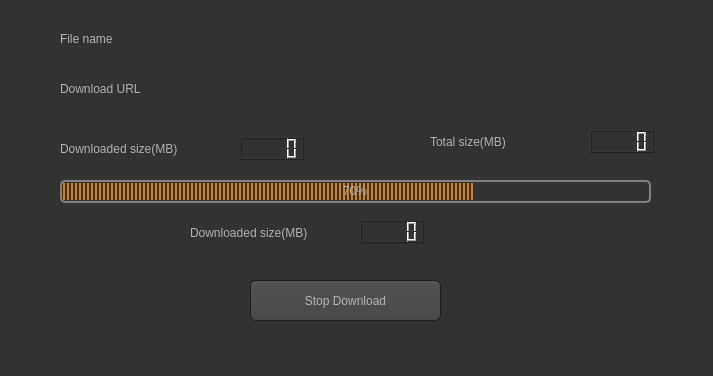
<?xml version="1.0" encoding="UTF-8"?>
<ui version="4.0">
 <class>MainWindow</class>
 <widget class="QMainWindow" name="MainWindow">
  <property name="geometry">
   <rect>
    <x>0</x>
    <y>0</y>
    <width>713</width>
    <height>376</height>
   </rect>
  </property>
  <property name="windowTitle">
   <string>MainWindow</string>
  </property>
  <property name="styleSheet">
   <string notr="true">QToolTip
{
     border: 1px solid black;
     background-color: #ffa02f;
     padding: 1px;
     border-radius: 3px;
     opacity: 100;
}

QWidget
{
    color: #b1b1b1;
    background-color: #323232;
}

QTreeView, QListView
{
    background-color: silver;
    margin-left: 5px;
}

QWidget:item:hover
{
    background-color: QLinearGradient( x1: 0, y1: 0, x2: 0, y2: 1, stop: 0 #ffa02f, stop: 1 #ca0619);
    color: #000000;
}

QWidget:item:selected
{
    background-color: QLinearGradient( x1: 0, y1: 0, x2: 0, y2: 1, stop: 0 #ffa02f, stop: 1 #d7801a);
}

QMenuBar::item
{
    background: transparent;
}

QMenuBar::item:selected
{
    background: transparent;
    border: 1px solid #ffaa00;
}

QMenuBar::item:pressed
{
    background: #444;
    border: 1px solid #000;
    background-color: QLinearGradient(
        x1:0, y1:0,
        x2:0, y2:1,
        stop:1 #212121,
        stop:0.4 #343434/*,
        stop:0.2 #343434,
        stop:0.1 #ffaa00*/
    );
    margin-bottom:-1px;
    padding-bottom:1px;
}

QMenu
{
    border: 1px solid #000;
}

QMenu::item
{
    padding: 2px 20px 2px 20px;
}

QMenu::item:selected
{
    color: #000000;
}

QWidget:disabled
{
    color: #808080;
    background-color: #323232;
}

QAbstractItemView
{
    background-color: QLinearGradient( x1: 0, y1: 0, x2: 0, y2: 1, stop: 0 #4d4d4d, stop: 0.1 #646464, stop: 1 #5d5d5d);
}

QWidget:focus
{
    /*border: 1px solid darkgray;*/
}

QLineEdit
{
    background-color: QLinearGradient( x1: 0, y1: 0, x2: 0, y2: 1, stop: 0 #4d4d4d, stop: 0 #646464, stop: 1 #5d5d5d);
    padding: 1px;
    border-style: solid;
    border: 1px solid #1e1e1e;
    border-radius: 5;
}

QPushButton
{
    color: #b1b1b1;
    background-color: QLinearGradient( x1: 0, y1: 0, x2: 0, y2: 1, stop: 0 #565656, stop: 0.1 #525252, stop: 0.5 #4e4e4e, stop: 0.9 #4a4a4a, stop: 1 #464646);
    border-width: 1px;
    border-color: #1e1e1e;
    border-style: solid;
    border-radius: 6;
    padding: 3px;
    font-size: 12px;
    padding-left: 5px;
    padding-right: 5px;
    min-width: 40px;
}

QPushButton:pressed
{
    background-color: QLinearGradient( x1: 0, y1: 0, x2: 0, y2: 1, stop: 0 #2d2d2d, stop: 0.1 #2b2b2b, stop: 0.5 #292929, stop: 0.9 #282828, stop: 1 #252525);
}

QComboBox
{
    selection-background-color: #ffaa00;
    background-color: QLinearGradient( x1: 0, y1: 0, x2: 0, y2: 1, stop: 0 #565656, stop: 0.1 #525252, stop: 0.5 #4e4e4e, stop: 0.9 #4a4a4a, stop: 1 #464646);
    border-style: solid;
    border: 1px solid #1e1e1e;
    border-radius: 5;
}

QComboBox:hover,QPushButton:hover
{
    border: 2px solid QLinearGradient( x1: 0, y1: 0, x2: 0, y2: 1, stop: 0 #ffa02f, stop: 1 #d7801a);
}


QComboBox:on
{
    padding-top: 3px;
    padding-left: 4px;
    background-color: QLinearGradient( x1: 0, y1: 0, x2: 0, y2: 1, stop: 0 #2d2d2d, stop: 0.1 #2b2b2b, stop: 0.5 #292929, stop: 0.9 #282828, stop: 1 #252525);
    selection-background-color: #ffaa00;
}

QComboBox QAbstractItemView
{
    border: 2px solid darkgray;
    selection-background-color: QLinearGradient( x1: 0, y1: 0, x2: 0, y2: 1, stop: 0 #ffa02f, stop: 1 #d7801a);
}

QComboBox::drop-down
{
     subcontrol-origin: padding;
     subcontrol-position: top right;
     width: 15px;

     border-left-width: 0px;
     border-left-color: darkgray;
     border-left-style: solid; /* just a single line */
     border-top-right-radius: 3px; /* same radius as the QComboBox */
     border-bottom-right-radius: 3px;
 }

QComboBox::down-arrow
{
     image: url(:/dark_orange/img/down_arrow.png);
}

QGroupBox
{
    border: 1px solid darkgray;
    margin-top: 10px;
}

QGroupBox:focus
{
    border: 1px solid darkgray;
}

QTextEdit:focus
{
    border: 1px solid darkgray;
}

QScrollBar:horizontal {
     border: 1px solid #222222;
     background: QLinearGradient( x1: 0, y1: 0, x2: 0, y2: 1, stop: 0.0 #121212, stop: 0.2 #282828, stop: 1 #484848);
     height: 7px;
     margin: 0px 16px 0 16px;
}

QScrollBar::handle:horizontal
{
      background: QLinearGradient( x1: 0, y1: 0, x2: 1, y2: 0, stop: 0 #ffa02f, stop: 0.5 #d7801a, stop: 1 #ffa02f);
      min-height: 20px;
      border-radius: 2px;
}

QScrollBar::add-line:horizontal {
      border: 1px solid #1b1b19;
      border-radius: 2px;
      background: QLinearGradient( x1: 0, y1: 0, x2: 1, y2: 0, stop: 0 #ffa02f, stop: 1 #d7801a);
      width: 14px;
      subcontrol-position: right;
      subcontrol-origin: margin;
}

QScrollBar::sub-line:horizontal {
      border: 1px solid #1b1b19;
      border-radius: 2px;
      background: QLinearGradient( x1: 0, y1: 0, x2: 1, y2: 0, stop: 0 #ffa02f, stop: 1 #d7801a);
      width: 14px;
     subcontrol-position: left;
     subcontrol-origin: margin;
}

QScrollBar::right-arrow:horizontal, QScrollBar::left-arrow:horizontal
{
      border: 1px solid black;
      width: 1px;
      height: 1px;
      background: white;
}

QScrollBar::add-page:horizontal, QScrollBar::sub-page:horizontal
{
      background: none;
}

QScrollBar:vertical
{
      background: QLinearGradient( x1: 0, y1: 0, x2: 1, y2: 0, stop: 0.0 #121212, stop: 0.2 #282828, stop: 1 #484848);
      width: 7px;
      margin: 16px 0 16px 0;
      border: 1px solid #222222;
}

QScrollBar::handle:vertical
{
      background: QLinearGradient( x1: 0, y1: 0, x2: 0, y2: 1, stop: 0 #ffa02f, stop: 0.5 #d7801a, stop: 1 #ffa02f);
      min-height: 20px;
      border-radius: 2px;
}

QScrollBar::add-line:vertical
{
      border: 1px solid #1b1b19;
      border-radius: 2px;
      background: QLinearGradient( x1: 0, y1: 0, x2: 0, y2: 1, stop: 0 #ffa02f, stop: 1 #d7801a);
      height: 14px;
      subcontrol-position: bottom;
      subcontrol-origin: margin;
}

QScrollBar::sub-line:vertical
{
      border: 1px solid #1b1b19;
      border-radius: 2px;
      background: QLinearGradient( x1: 0, y1: 0, x2: 0, y2: 1, stop: 0 #d7801a, stop: 1 #ffa02f);
      height: 14px;
      subcontrol-position: top;
      subcontrol-origin: margin;
}

QScrollBar::up-arrow:vertical, QScrollBar::down-arrow:vertical
{
      border: 1px solid black;
      width: 1px;
      height: 1px;
      background: white;
}


QScrollBar::add-page:vertical, QScrollBar::sub-page:vertical
{
      background: none;
}

QTextEdit
{
    background-color: #242424;
}

QPlainTextEdit
{
    background-color: #242424;
}

QHeaderView::section
{
    background-color: QLinearGradient(x1:0, y1:0, x2:0, y2:1, stop:0 #616161, stop: 0.5 #505050, stop: 0.6 #434343, stop:1 #656565);
    color: white;
    padding-left: 4px;
    border: 1px solid #6c6c6c;
}

QCheckBox:disabled
{
color: #414141;
}

QDockWidget::title
{
    text-align: center;
    spacing: 3px; /* spacing between items in the tool bar */
    background-color: QLinearGradient(x1:0, y1:0, x2:0, y2:1, stop:0 #323232, stop: 0.5 #242424, stop:1 #323232);
}

QDockWidget::close-button, QDockWidget::float-button
{
    text-align: center;
    spacing: 1px; /* spacing between items in the tool bar */
    background-color: QLinearGradient(x1:0, y1:0, x2:0, y2:1, stop:0 #323232, stop: 0.5 #242424, stop:1 #323232);
}

QDockWidget::close-button:hover, QDockWidget::float-button:hover
{
    background: #242424;
}

QDockWidget::close-button:pressed, QDockWidget::float-button:pressed
{
    padding: 1px -1px -1px 1px;
}

QMainWindow::separator
{
    background-color: QLinearGradient(x1:0, y1:0, x2:0, y2:1, stop:0 #161616, stop: 0.5 #151515, stop: 0.6 #212121, stop:1 #343434);
    color: white;
    padding-left: 4px;
    border: 1px solid #4c4c4c;
    spacing: 3px; /* spacing between items in the tool bar */
}

QMainWindow::separator:hover
{

    background-color: QLinearGradient(x1:0, y1:0, x2:0, y2:1, stop:0 #d7801a, stop:0.5 #b56c17 stop:1 #ffa02f);
    color: white;
    padding-left: 4px;
    border: 1px solid #6c6c6c;
    spacing: 3px; /* spacing between items in the tool bar */
}

QToolBar::handle
{
     spacing: 3px; /* spacing between items in the tool bar */
     background: url(:/dark_orange/img/handle.png);
}

QMenu::separator
{
    height: 2px;
    background-color: QLinearGradient(x1:0, y1:0, x2:0, y2:1, stop:0 #161616, stop: 0.5 #151515, stop: 0.6 #212121, stop:1 #343434);
    color: white;
    padding-left: 4px;
    margin-left: 10px;
    margin-right: 5px;
}

QProgressBar
{
    border: 2px solid grey;
    border-radius: 5px;
    text-align: center;
}

QProgressBar::chunk
{
    background-color: #d7801a;
    width: 2.15px;
    margin: 0.5px;
}

QTabBar::tab {
    color: #b1b1b1;
    border: 1px solid #444;
    border-bottom-style: none;
    background-color: #323232;
    padding-left: 10px;
    padding-right: 10px;
    padding-top: 3px;
    padding-bottom: 2px;
    margin-right: -1px;
}

QTabWidget::pane {
    border: 1px solid #444;
    top: 1px;
}

QTabBar::tab:last
{
    margin-right: 0; /* the last selected tab has nothing to overlap with on the right */
    border-top-right-radius: 3px;
}

QTabBar::tab:first:!selected
{
 margin-left: 0px; /* the last selected tab has nothing to overlap with on the right */


    border-top-left-radius: 3px;
}

QTabBar::tab:!selected
{
    color: #b1b1b1;
    border-bottom-style: solid;
    margin-top: 3px;
    background-color: QLinearGradient(x1:0, y1:0, x2:0, y2:1, stop:1 #212121, stop:.4 #343434);
}

QTabBar::tab:selected
{
    border-top-left-radius: 3px;
    border-top-right-radius: 3px;
    margin-bottom: 0px;
}

QTabBar::tab:!selected:hover
{
    /*border-top: 2px solid #ffaa00;
    padding-bottom: 3px;*/
    border-top-left-radius: 3px;
    border-top-right-radius: 3px;
    background-color: QLinearGradient(x1:0, y1:0, x2:0, y2:1, stop:1 #212121, stop:0.4 #343434, stop:0.2 #343434, stop:0.1 #ffaa00);
}

QRadioButton::indicator:checked, QRadioButton::indicator:unchecked{
    color: #b1b1b1;
    background-color: #323232;
    border: 1px solid #b1b1b1;
    border-radius: 6px;
}

QRadioButton::indicator:checked
{
    background-color: qradialgradient(
        cx: 0.5, cy: 0.5,
        fx: 0.5, fy: 0.5,
        radius: 1.0,
        stop: 0.25 #ffaa00,
        stop: 0.3 #323232
    );
}

QCheckBox::indicator{
    color: #b1b1b1;
    background-color: #323232;
    border: 1px solid #b1b1b1;
    width: 9px;
    height: 9px;
}

QRadioButton::indicator
{
    border-radius: 6px;
}

QRadioButton::indicator:hover, QCheckBox::indicator:hover
{
    border: 1px solid #ffaa00;
}

QCheckBox::indicator:checked
{
    image:url(:/dark_orange/img/checkbox.png);
}

QCheckBox::indicator:disabled, QRadioButton::indicator:disabled
{
    border: 1px solid #444;
}


QSlider::groove:horizontal {
    border: 1px solid #3A3939;
    height: 8px;
    background: #201F1F;
    margin: 2px 0;
    border-radius: 2px;
}

QSlider::handle:horizontal {
    background: QLinearGradient( x1: 0, y1: 0, x2: 0, y2: 1,
      stop: 0.0 silver, stop: 0.2 #a8a8a8, stop: 1 #727272);
    border: 1px solid #3A3939;
    width: 14px;
    height: 14px;
    margin: -4px 0;
    border-radius: 2px;
}

QSlider::groove:vertical {
    border: 1px solid #3A3939;
    width: 8px;
    background: #201F1F;
    margin: 0 0px;
    border-radius: 2px;
}

QSlider::handle:vertical {
    background: QLinearGradient( x1: 0, y1: 0, x2: 0, y2: 1, stop: 0.0 silver,
      stop: 0.2 #a8a8a8, stop: 1 #727272);
    border: 1px solid #3A3939;
    width: 14px;
    height: 14px;
    margin: 0 -4px;
    border-radius: 2px;
}

QAbstractSpinBox {
    padding-top: 2px;
    padding-bottom: 2px;
    border: 1px solid darkgray;

    border-radius: 2px;
    min-width: 50px;
}
</string>
  </property>
  <widget class="QWidget" name="centralwidget">
   <widget class="QLabel" name="label">
    <property name="geometry">
     <rect>
      <x>60</x>
      <y>30</y>
      <width>71</width>
      <height>17</height>
     </rect>
    </property>
    <property name="text">
     <string>File name</string>
    </property>
   </widget>
   <widget class="QLabel" name="FileNameLabel">
    <property name="geometry">
     <rect>
      <x>180</x>
      <y>30</y>
      <width>471</width>
      <height>17</height>
     </rect>
    </property>
    <property name="text">
     <string/>
    </property>
   </widget>
   <widget class="QLabel" name="label_3">
    <property name="geometry">
     <rect>
      <x>60</x>
      <y>80</y>
      <width>101</width>
      <height>17</height>
     </rect>
    </property>
    <property name="text">
     <string>Download URL</string>
    </property>
   </widget>
   <widget class="QLabel" name="DownloadUrlLabel">
    <property name="geometry">
     <rect>
      <x>180</x>
      <y>80</y>
      <width>471</width>
      <height>17</height>
     </rect>
    </property>
    <property name="text">
     <string/>
    </property>
   </widget>
   <widget class="QLabel" name="tsLable">
    <property name="geometry">
     <rect>
      <x>430</x>
      <y>133</y>
      <width>151</width>
      <height>17</height>
     </rect>
    </property>
    <property name="text">
     <string>Total size(MB)</string>
    </property>
   </widget>
   <widget class="QProgressBar" name="progressBar">
    <property name="geometry">
     <rect>
      <x>60</x>
      <y>180</y>
      <width>591</width>
      <height>23</height>
     </rect>
    </property>
    <property name="value">
     <number>70</number>
    </property>
   </widget>
   <widget class="QLCDNumber" name="DSizeLcd">
    <property name="geometry">
     <rect>
      <x>240</x>
      <y>137</y>
      <width>64</width>
      <height>23</height>
     </rect>
    </property>
   </widget>
   <widget class="QLabel" name="dsLabel">
    <property name="geometry">
     <rect>
      <x>60</x>
      <y>140</y>
      <width>181</width>
      <height>17</height>
     </rect>
    </property>
    <property name="text">
     <string>Downloaded size(MB)</string>
    </property>
   </widget>
   <widget class="QLCDNumber" name="TSizeLcd">
    <property name="geometry">
     <rect>
      <x>590</x>
      <y>130</y>
      <width>64</width>
      <height>23</height>
     </rect>
    </property>
   </widget>
   <widget class="QPushButton" name="StopButton">
    <property name="geometry">
     <rect>
      <x>250</x>
      <y>280</y>
      <width>191</width>
      <height>41</height>
     </rect>
    </property>
    <property name="text">
     <string>Stop Download</string>
    </property>
   </widget>
   <widget class="QLabel" name="RSLabel">
    <property name="geometry">
     <rect>
      <x>190</x>
      <y>222</y>
      <width>181</width>
      <height>21</height>
     </rect>
    </property>
    <property name="text">
     <string>Downloaded size(MB)</string>
    </property>
   </widget>
   <widget class="QLCDNumber" name="RSizeLcd">
    <property name="geometry">
     <rect>
      <x>360</x>
      <y>220</y>
      <width>64</width>
      <height>23</height>
     </rect>
    </property>
   </widget>
  </widget>
  <widget class="QMenuBar" name="menubar">
   <property name="geometry">
    <rect>
     <x>0</x>
     <y>0</y>
     <width>713</width>
     <height>22</height>
    </rect>
   </property>
  </widget>
  <widget class="QStatusBar" name="statusbar"/>
 </widget>
 <resources/>
 <connections/>
</ui>
